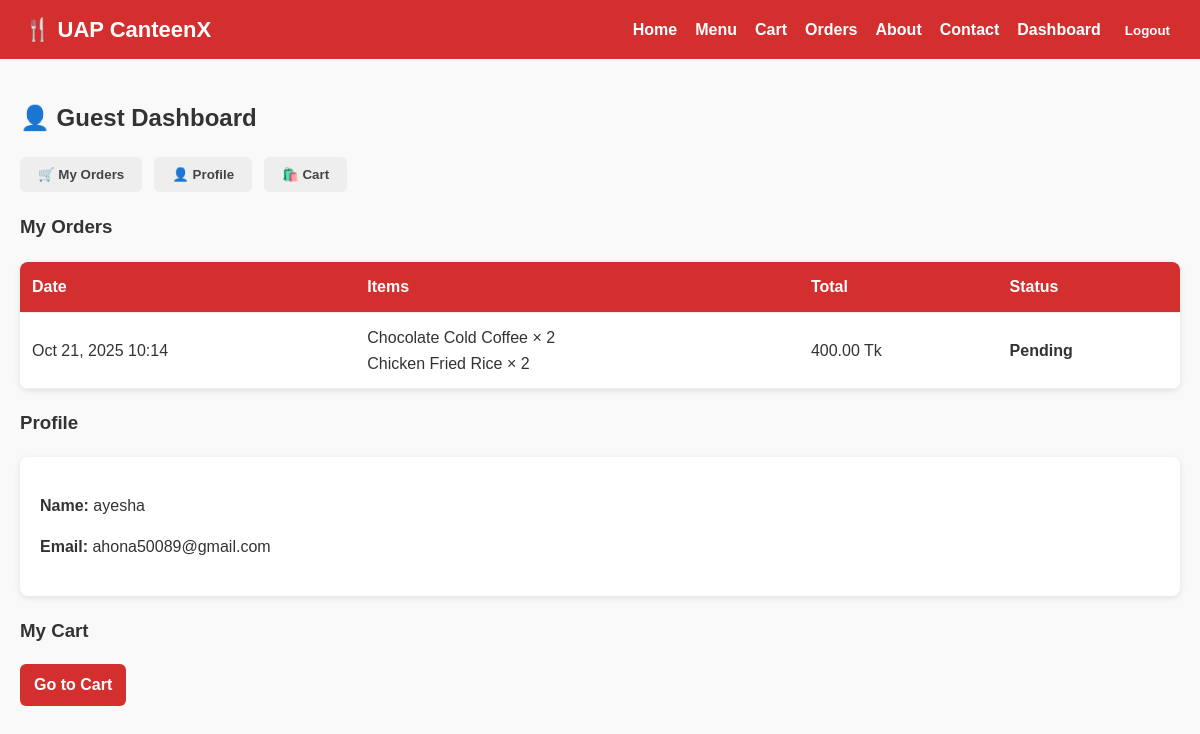
Before: /dashboard/ (signed in) with the older database file.
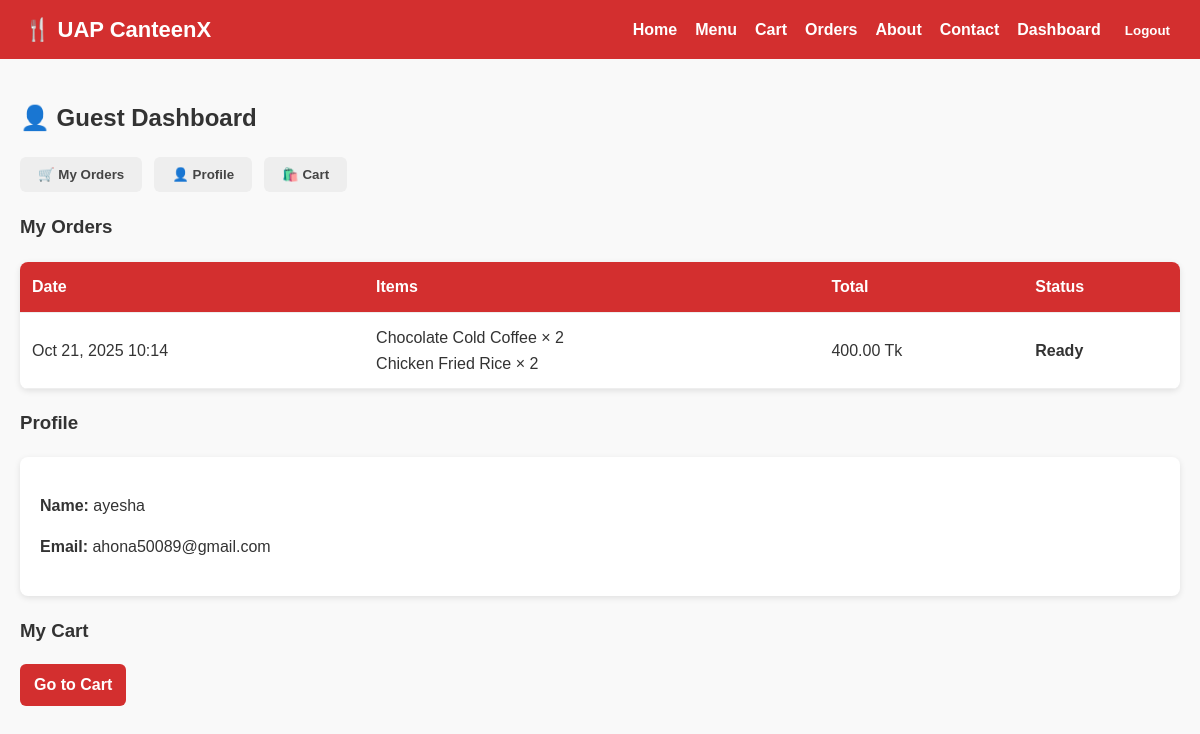
After: the same page with the newer database file.
### my_canteen/models.py (models this page shows, shortened)
class Order(models.Model):
    STATUS_CHOICES = [
        ('pending', 'Pending'),
        ('accepted', 'Accepted'),
        ('preparing', 'Preparing'),
        ('ready', 'Ready'),
        ('delivered', 'Delivered'),
        ('completed', 'Completed'),
        ('cancelled', 'Cancelled'),
    ]
    PAYMENT_STATUS_CHOICES = [('unpaid', 'Unpaid'), ('paid', 'Paid'),]
    PAYMENT_METHOD_CHOICES = [('cash', 'Cash'),('mock_card', 'Mock Card'),
        ('stripe', 'Stripe'),
        ('sslcommerz', 'SSLCommerz'),]  # ভবিষ্যতে 'card', 'online' যোগ করা হবে
    user = models.ForeignKey(User, on_delete=models.CASCADE)
    total_price = models.DecimalField(max_digits=8, decimal_places=2)
    address = models.CharField(max_length=255)
    status = models.CharField(max_length=20, choices=STATUS_CHOICES, default='pending')
    payment_status = models.CharField(max_length=10, choices=PAYMENT_STATUS_CHOICES, default='unpaid')
    payment_method = models.CharField(max_length=10, choices=PAYMENT_METHOD_CHOICES, default='cash')
    created_at = models.DateTimeField(auto_now_add=True)

### my_canteen/views.py (the view)
# urls.py: path('dashboard/', views.dashboard, name='dashboard'),
@login_required
def dashboard(request):
    profile = UserProfile.objects.select_related("user").get(user=request.user)
    real_role = profile.role
    effective_role = get_effective_role(real_role)
    if effective_role in ["admin", "vendor"]:
        orders = Order.objects.all().order_by("-created_at")
        items = MenuItem.objects.all()
    elif effective_role == "staff":
        orders = Order.objects.filter(
            status__in=["accepted", "preparing"]
        ).order_by("-created_at")
        items = None
    else:
        orders = Order.objects.filter(user=request.user).order_by("-created_at")
        items = None
    title_map = {
        "admin": "🛠️ Admin Dashboard",
        "vendor": "🏪 Vendor Dashboard",
        "staff": "👨‍🍳 Staff Dashboard",
        "student": "🎓 Student Dashboard",
        "faculty": "🎓 Faculty Dashboard",
        "guest": "👋 Welcome",
    }
    dashboard_title = title_map.get(real_role, "Dashboard")
    template_name = f"my_canteen/dashboard/{effective_role}.html"
    ctx = {
        "profile": profile,
        "orders": orders,
        "items": items,
        "real_role": real_role,
        "effective_role": effective_role,
        "dashboard_title": dashboard_title,
    }
    return render(request, template_name, ctx)

### my_canteen/context_processors.py (called while the page is built)
def cart_count(request):
    cart = request.session.get("cart", {})
    return {"cart_count": sum(cart.values())}

### my_canteen/views.py (called while the page is built)
def get_effective_role(real_role: str) -> str:
    if real_role == "admin":
        return "vendor"
    if real_role == "vendor":
        return "admin"
    return real_role

### my_canteen/templates/my_canteen/dashboard/guest.html (shortened to what this page needs)
{% extends "my_canteen/base.html" %}
{% block content %}
<h2>👤 Guest Dashboard</h2>
<div class="dashboard-tabs">
    <button class="tab-btn" onclick="showTab('orders')">🛒 My Orders</button>
    <button class="tab-btn" onclick="showTab('profile')">👤 Profile</button>
    <button class="tab-btn" onclick="showTab('cart')">🛍️ Cart</button>
</div>
<div id="orders" class="tab-content active">
    <h3>My Orders</h3>
    <table class="orders-table">
        <tr><th>Date</th><th>Items</th><th>Total</th><th>Status</th></tr>
        {% for order in orders %}
        <tr>
            <td>{{ order.created_at|date:"M d, Y H:i" }}</td>
            <td>
                {% for oi in order.orderitem_set.all %}
                    {{ oi.item.name }} × {{ oi.quantity }} <br>
                {% endfor %}
            </td>
            <td>{{ order.total_price }} Tk</td>
            <td class="status {{ order.status }}">{{ order.status }}</td>
        </tr>
        {% empty %}<tr><td colspan="4">No orders yet.</td></tr>{% endfor %}
    </table>
</div>
<div id="profile" class="tab-content">
    <h3>Profile</h3>
    <div class="profile-card">
        <p><strong>Name:</strong> {{ profile.user.username }}</p>
        <p><strong>Email:</strong> {{ profile.user.email }}</p>
    </div>
</div>
<div id="cart" class="tab-content">
    <h3>My Cart</h3>
    <p><a href="{% url 'cart' %}" class="btn">Go to Cart</a></p>
</div>
{% endblock %}

Changed rows visible on the page:
changed Order: status "Pending" → "Ready"
